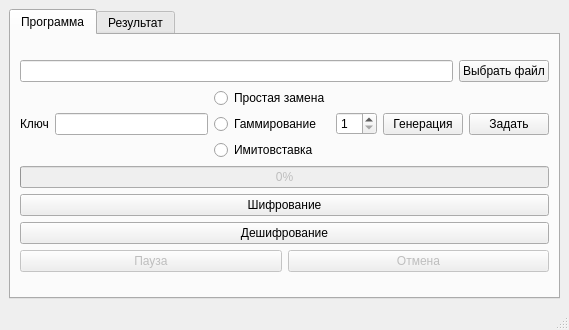
<?xml version="1.0" encoding="UTF-8"?>
<ui version="4.0">
 <class>MainWindow</class>
 <widget class="QMainWindow" name="MainWindow">
  <property name="enabled">
   <bool>true</bool>
  </property>
  <property name="geometry">
   <rect>
    <x>0</x>
    <y>0</y>
    <width>569</width>
    <height>330</height>
   </rect>
  </property>
  <property name="windowTitle">
   <string>Decryptor_V2</string>
  </property>
  <widget class="QWidget" name="centralwidget">
   <layout class="QGridLayout" name="gridLayout_4">
    <item row="0" column="0">
     <widget class="QTabWidget" name="tabWidget">
      <property name="currentIndex">
       <number>0</number>
      </property>
      <widget class="QWidget" name="tab_program">
       <attribute name="title">
        <string>Программа</string>
       </attribute>
       <layout class="QGridLayout" name="gridLayout_6">
        <item row="0" column="0">
         <layout class="QGridLayout" name="gridLayout">
          <item row="0" column="0">
           <layout class="QGridLayout" name="gridLayout_5">
            <item row="1" column="0">
             <layout class="QHBoxLayout" name="horizontalLayout_2">
              <item>
               <widget class="QLabel" name="label">
                <property name="text">
                 <string>Ключ</string>
                </property>
               </widget>
              </item>
              <item>
               <widget class="QLineEdit" name="lineEdit_key">
                <property name="maxLength">
                 <number>32</number>
                </property>
               </widget>
              </item>
              <item>
               <layout class="QVBoxLayout" name="verticalLayout">
                <item>
                 <widget class="QRadioButton" name="radioButton_change">
                  <property name="text">
                   <string>Простая замена</string>
                  </property>
                 </widget>
                </item>
                <item>
                 <widget class="QRadioButton" name="radioButton_gamma">
                  <property name="text">
                   <string>Гаммирование</string>
                  </property>
                 </widget>
                </item>
                <item>
                 <widget class="QRadioButton" name="radioButton_imit">
                  <property name="text">
                   <string>Имитовставка</string>
                  </property>
                 </widget>
                </item>
               </layout>
              </item>
              <item>
               <layout class="QHBoxLayout" name="horizontalLayout_3">
                <item>
                 <widget class="QSpinBox" name="spinBox_keyLength">
                  <property name="minimum">
                   <number>1</number>
                  </property>
                  <property name="maximum">
                   <number>32</number>
                  </property>
                 </widget>
                </item>
                <item>
                 <widget class="QPushButton" name="pushButton_generationKey">
                  <property name="text">
                   <string>Генерация</string>
                  </property>
                 </widget>
                </item>
               </layout>
              </item>
              <item>
               <widget class="QPushButton" name="pushButton_setKey">
                <property name="text">
                 <string>Задать</string>
                </property>
               </widget>
              </item>
             </layout>
            </item>
            <item row="5" column="0">
             <layout class="QHBoxLayout" name="horizontalLayout_5">
              <item>
               <widget class="QPushButton" name="pushButton_pause">
                <property name="enabled">
                 <bool>false</bool>
                </property>
                <property name="text">
                 <string>Пауза</string>
                </property>
               </widget>
              </item>
              <item>
               <widget class="QPushButton" name="pushButton_cancel">
                <property name="enabled">
                 <bool>false</bool>
                </property>
                <property name="text">
                 <string>Отмена</string>
                </property>
               </widget>
              </item>
             </layout>
            </item>
            <item row="0" column="0">
             <layout class="QHBoxLayout" name="horizontalLayout">
              <item>
               <widget class="QLineEdit" name="lineEdit_inputFile"/>
              </item>
              <item>
               <widget class="QPushButton" name="pushButton_chooseFile">
                <property name="text">
                 <string>Выбрать файл</string>
                </property>
               </widget>
              </item>
             </layout>
            </item>
            <item row="3" column="0">
             <widget class="QPushButton" name="pushButton_encrypt">
              <property name="text">
               <string>Шифрование</string>
              </property>
             </widget>
            </item>
            <item row="2" column="0">
             <widget class="QProgressBar" name="progressBar_status">
              <property name="enabled">
               <bool>false</bool>
              </property>
              <property name="contextMenuPolicy">
               <enum>Qt::NoContextMenu</enum>
              </property>
              <property name="value">
               <number>0</number>
              </property>
              <property name="textVisible">
               <bool>true</bool>
              </property>
             </widget>
            </item>
            <item row="4" column="0">
             <widget class="QPushButton" name="pushButton_decrypt">
              <property name="text">
               <string>Дешифрование</string>
              </property>
             </widget>
            </item>
           </layout>
          </item>
         </layout>
        </item>
       </layout>
      </widget>
      <widget class="QWidget" name="tab_result">
       <attribute name="title">
        <string>Результат</string>
       </attribute>
       <layout class="QGridLayout" name="gridLayout_3">
        <item row="0" column="0">
         <layout class="QGridLayout" name="gridLayout_2">
          <item row="0" column="0">
           <layout class="QVBoxLayout" name="verticalLayout_2">
            <item>
             <widget class="QLabel" name="label_source">
              <property name="text">
               <string>Исходный файл в HEX</string>
              </property>
              <property name="alignment">
               <set>Qt::AlignCenter</set>
              </property>
             </widget>
            </item>
            <item>
             <widget class="QPlainTextEdit" name="textEdit_sourceHEX">
              <property name="readOnly">
               <bool>true</bool>
              </property>
             </widget>
            </item>
            <item>
             <widget class="QLabel" name="label_3">
              <property name="text">
               <string>Исходный файл в текстовом виде</string>
              </property>
              <property name="alignment">
               <set>Qt::AlignCenter</set>
              </property>
             </widget>
            </item>
            <item>
             <widget class="QPlainTextEdit" name="textEdit_source">
              <property name="readOnly">
               <bool>true</bool>
              </property>
             </widget>
            </item>
           </layout>
          </item>
          <item row="0" column="1">
           <layout class="QVBoxLayout" name="verticalLayout_3">
            <item>
             <widget class="QLabel" name="label_result">
              <property name="text">
               <string>Результат в HEX</string>
              </property>
              <property name="alignment">
               <set>Qt::AlignCenter</set>
              </property>
             </widget>
            </item>
            <item>
             <widget class="QTextEdit" name="textEdit_resultHEX">
              <property name="horizontalScrollBarPolicy">
               <enum>Qt::ScrollBarAlwaysOff</enum>
              </property>
              <property name="readOnly">
               <bool>true</bool>
              </property>
             </widget>
            </item>
            <item>
             <widget class="QLabel" name="label_2">
              <property name="text">
               <string>Результат в текстовом виде</string>
              </property>
              <property name="alignment">
               <set>Qt::AlignCenter</set>
              </property>
             </widget>
            </item>
            <item>
             <widget class="QTextEdit" name="textEdit_result">
              <property name="horizontalScrollBarPolicy">
               <enum>Qt::ScrollBarAlwaysOff</enum>
              </property>
              <property name="readOnly">
               <bool>true</bool>
              </property>
             </widget>
            </item>
           </layout>
          </item>
         </layout>
        </item>
       </layout>
      </widget>
     </widget>
    </item>
   </layout>
  </widget>
  <widget class="QStatusBar" name="statusbar"/>
 </widget>
 <resources/>
 <connections/>
</ui>
